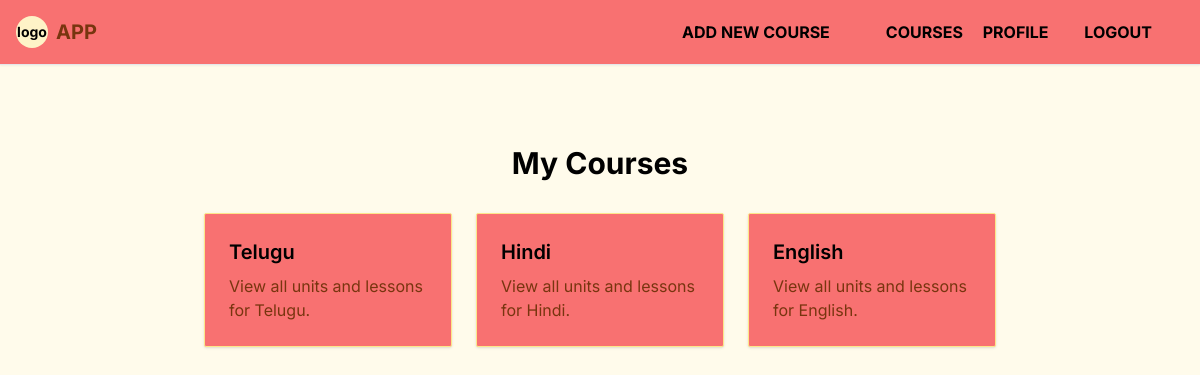
Screenshot of /mycourses/ (signed in) with the database file from the repository.
### app/models.py (models this page shows, shortened)
class LanguageRegistration(models.Model):
    user = models.ForeignKey(User, on_delete=models.CASCADE)
    learning_language = models.CharField(max_length=100)
    known_language = models.CharField(max_length=100)
    date_registered = models.DateTimeField(auto_now_add=True)
    class Meta:
        unique_together = ('user', 'learning_language')  # prevents duplicate registration

### app/views.py (the view)
# urls.py: path("mycourses/", views.my_courses, name="my_courses"),
def my_courses(request):
    registrations = LanguageRegistration.objects.filter(user=request.user)
    return render(request, "app/my_courses.html", {"registrations": registrations})

### app/templates/app/my_courses.html (shortened to what this page needs)
{% extends "app/layout.html" %}
{% block content %}
<div class="min-h-screen bg-amber-50 flex flex-col items-center py-12">
    <h1 class="text-3xl font-bold text-black mb-8">My Courses</h1>
    {% if registrations %}
    <div class=" grid grid-cols-1 sm:grid-cols-2 md:grid-cols-3 gap-6 w-11/12 max-w-5xl">
        {% for reg in registrations %}
        <a href="{% url 'unit_list' reg.learning_language %}"
            class="group block p-6 bg-red-400 border border-amber-200 rounded-sm shadow hover:shadow-lg hover:bg-indigo-50 transition-all duration-200">
            <h2 class="text-xl font-semibold text-black group-hover:text-indigo-600">
                {{ reg.learning_language|title }}
            </h2>
            <p class="mt-2 text-black-500">View all units and lessons for {{ reg.learning_language|title }}.</p>
        </a>
        {% endfor %}
    </div>
    {% else %}
    <p class="text-amber-600 text-lg">You haven’t registered for any courses yet.</p>
    <a href="{% url 'course_list' %}" class="bg-amber-300 text-black px-4 py-2 rounded hover:bg-white-700">Browse
        Courses</a>
    {% endif %}
</div>
{% endblock %}

### app/templates/app/layout.html (style rules this page uses)
body { font-family: 'Inter', sans-serif; }

### rows the page displays
LanguageRegistration: learning_language "Telugu"
LanguageRegistration: learning_language "Hindi"
LanguageRegistration: learning_language "English"
